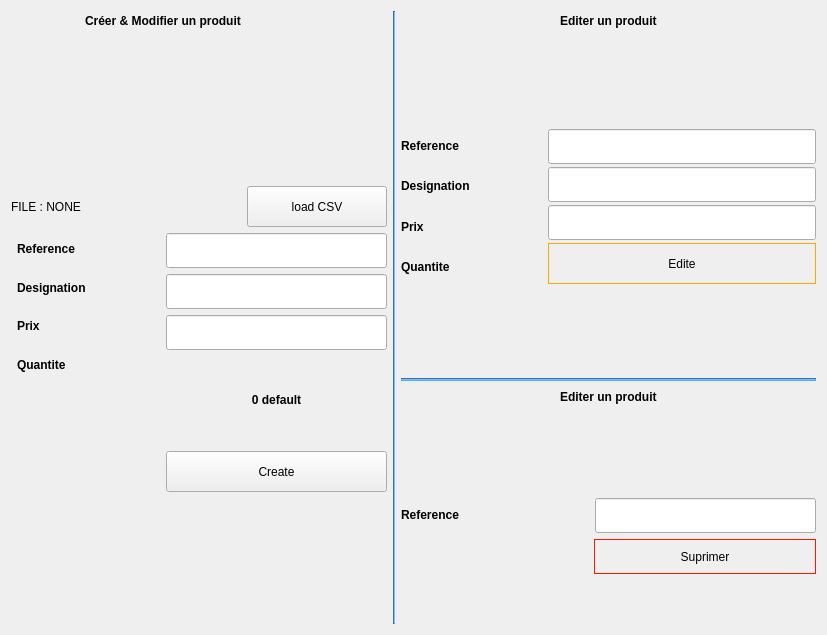
                <widget class="QWidget" name="tab">
                 <attribute name="title">
                  <string>Cree Del Edit</string>
                 </attribute>
                 <layout class="QGridLayout" name="gridLayout_5">
                  <item row="0" column="0" colspan="2">
                   <spacer name="horizontalSpacer_3">
                    <property name="orientation">
                     <enum>Qt::Horizontal</enum>
                    </property>
                    <property name="sizeHint" stdset="0">
                     <size>
                      <width>68</width>
                      <height>20</height>
                     </size>
                    </property>
                   </spacer>
                  </item>
                  <item row="0" column="2" colspan="2">
                   <widget class="QLabel" name="label_5">
                    <property name="text">
                     <string>&lt;html&gt;&lt;head/&gt;&lt;body&gt;&lt;p&gt;&lt;span style=&quot; font-weight:700;&quot;&gt;Créer &amp;amp; Modifier un produit&lt;/span&gt;&lt;/p&gt;&lt;/body&gt;&lt;/html&gt;</string>
                    </property>
                   </widget>
                  </item>
                  <item row="0" column="4">
                   <spacer name="horizontalSpacer_4">
                    <property name="orientation">
                     <enum>Qt::Horizontal</enum>
                    </property>
                    <property name="sizeHint" stdset="0">
                     <size>
                      <width>132</width>
                      <height>20</height>
                     </size>
                    </property>
                   </spacer>
                  </item>
                  <item row="0" column="5" rowspan="11">
                   <widget class="Line" name="line">
                    <property name="maximumSize">
                     <size>
                      <width>2</width>
                      <height>16777215</height>
                     </size>
                    </property>
                    <property name="styleSheet">
                     <string notr="true">background-color: rgb(85, 170, 255);</string>
                    </property>
                    <property name="orientation">
                     <enum>Qt::Vertical</enum>
                    </property>
                   </widget>
                  </item>
                  <item row="0" column="6">
                   <spacer name="horizontalSpacer_5">
                    <property name="orientation">
                     <enum>Qt::Horizontal</enum>
                    </property>
                    <property name="sizeHint" stdset="0">
                     <size>
                      <width>98</width>
                      <height>20</height>
                     </size>
                    </property>
                   </spacer>
                  </item>
                  <item row="0" column="7">
                   <widget class="QLabel" name="label_9">
                    <property name="text">
                     <string>&lt;html&gt;&lt;head/&gt;&lt;body&gt;&lt;p&gt;&lt;span style=&quot; font-weight:700;&quot;&gt;Editer un produit&lt;/span&gt;&lt;/p&gt;&lt;/body&gt;&lt;/html&gt;</string>
                    </property>
                   </widget>
                  </item>
                  <item row="0" column="8">
                   <spacer name="horizontalSpacer_6">
                    <property name="orientation">
                     <enum>Qt::Horizontal</enum>
                    </property>
                    <property name="sizeHint" stdset="0">
                     <size>
                      <width>144</width>
                      <height>20</height>
                     </size>
                    </property>
                   </spacer>
                  </item>
                  <item row="1" column="1" rowspan="2">
                   <spacer name="verticalSpacer_2">
                    <property name="orientation">
                     <enum>Qt::Vertical</enum>
                    </property>
                    <property name="sizeHint" stdset="0">
                     <size>
                      <width>20</width>
                      <height>80</height>
                     </size>
                    </property>
                   </spacer>
                  </item>
                  <item row="1" column="4" rowspan="2">
                   <spacer name="verticalSpacer_9">
                    <property name="orientation">
                     <enum>Qt::Vertical</enum>
                    </property>
                    <property name="sizeHint" stdset="0">
                     <size>
                      <width>20</width>
                      <height>80</height>
                     </size>
                    </property>
                   </spacer>
                  </item>
                  <item row="1" column="6">
                   <spacer name="verticalSpacer_4">
                    <property name="orientation">
                     <enum>Qt::Vertical</enum>
                    </property>
                    <property name="sizeHint" stdset="0">
                     <size>
                      <width>20</width>
                      <height>86</height>
                     </size>
                    </property>
                   </spacer>
                  </item>
                  <item row="1" column="8">
                   <spacer name="verticalSpacer_8">
                    <property name="orientation">
                     <enum>Qt::Vertical</enum>
                    </property>
                    <property name="sizeHint" stdset="0">
                     <size>
                      <width>20</width>
                      <height>80</height>
                     </size>
                    </property>
                   </spacer>
                  </item>
                  <item row="2" column="6" rowspan="3" colspan="3">
                   <layout class="QHBoxLayout" name="horizontalLayout_8">
                    <item>
                     <layout class="QVBoxLayout" name="verticalLayout_8">
                      <item>
                       <widget class="QLabel" name="label_13">
                        <property name="minimumSize">
                         <size>
                          <width>141</width>
                          <height>31</height>
                         </size>
                        </property>
                        <property name="text">
                         <string>&lt;html&gt;&lt;head/&gt;&lt;body&gt;&lt;p&gt;&lt;span style=&quot; font-weight:700;&quot;&gt;Reference&lt;/span&gt;&lt;/p&gt;&lt;/body&gt;&lt;/html&gt;</string>
                        </property>
                       </widget>
                      </item>
                      <item>
                       <widget class="QLabel" name="label_14">
                        <property name="minimumSize">
                         <size>
                          <width>141</width>
                          <height>31</height>
                         </size>
                        </property>
                        <property name="text">
                         <string>&lt;html&gt;&lt;head/&gt;&lt;body&gt;&lt;p&gt;&lt;span style=&quot; font-weight:700;&quot;&gt;Designation&lt;/span&gt;&lt;/p&gt;&lt;/body&gt;&lt;/html&gt;</string>
                        </property>
                       </widget>
                      </item>
                      <item>
                       <widget class="QLabel" name="label_15">
                        <property name="minimumSize">
                         <size>
                          <width>141</width>
                          <height>31</height>
                         </size>
                        </property>
                        <property name="text">
                         <string>&lt;html&gt;&lt;head/&gt;&lt;body&gt;&lt;p&gt;&lt;span style=&quot; font-weight:700;&quot;&gt;Prix&lt;/span&gt;&lt;/p&gt;&lt;/body&gt;&lt;/html&gt;</string>
                        </property>
                       </widget>
                      </item>
                      <item>
                       <widget class="QLabel" name="label_16">
                        <property name="minimumSize">
                         <size>
                          <width>141</width>
                          <height>31</height>
                         </size>
                        </property>
                        <property name="text">
                         <string>&lt;html&gt;&lt;head/&gt;&lt;body&gt;&lt;p&gt;&lt;span style=&quot; font-weight:700;&quot;&gt;Quantite&lt;/span&gt;&lt;/p&gt;&lt;/body&gt;&lt;/html&gt;</string>
                        </property>
                       </widget>
                      </item>
                     </layout>
                    </item>
                    <item>
                     <layout class="QVBoxLayout" name="verticalLayout_7">
                      <property name="spacing">
                       <number>3</number>
                      </property>
                      <item>
                       <widget class="QLineEdit" name="linedit_edit_reference">
                        <property name="minimumSize">
                         <size>
                          <width>221</width>
                          <height>35</height>
                         </size>
                        </property>
                        <property name="styleSheet">
                         <string notr="true"/>
                        </property>
                       </widget>
                      </item>
                      <item>
                       <widget class="QLineEdit" name="linedit_edit_des">
                        <property name="minimumSize">
                         <size>
                          <width>221</width>
                          <height>35</height>
                         </size>
                        </property>
                       </widget>
                      </item>
                      <item>
                       <widget class="QLineEdit" name="linedite_edit_prix">
                        <property name="minimumSize">
                         <size>
                          <width>221</width>
                          <height>35</height>
                         </size>
                        </property>
                       </widget>
                      </item>
                      <item>
                       <widget class="QPushButton" name="btn_edite_p">
                        <property name="minimumSize">
                         <size>
                          <width>140</width>
                          <height>41</height>
                         </size>
                        </property>
                        <property name="styleSheet">
                         <string notr="true">border: 1px solid #ffaa00;
	</string>
                        </property>
                        <property name="text">
                         <string>Edite</string>
                        </property>
                       </widget>
                      </item>
                     </layout>
                    </item>
                   </layout>
                  </item>
                  <item row="3" column="0" colspan="5">
                   <layout class="QHBoxLayout" name="horizontalLayout_12">
                    <item>
                     <widget class="QLabel" name="label_17">
                      <property name="minimumSize">
                       <size>
                        <width>141</width>
                        <height>31</height>
                       </size>
                      </property>
                      <property name="text">
                       <string>&lt;html&gt;&lt;head/&gt;&lt;body&gt;&lt;p&gt;&lt;span style=&quot; font-weight:700;&quot;&gt;FILE : &lt;/span&gt;&lt;span style=&quot; font-weight:700; font-style:italic; text-decoration: underline;&quot;&gt;NONE&lt;/span&gt;&lt;/p&gt;&lt;/body&gt;&lt;/html&gt;</string>
                      </property>
                     </widget>
                    </item>
                    <item>
                     <widget class="QPushButton" name="btn_create_p_csv">
                      <property name="minimumSize">
                       <size>
                        <width>140</width>
                        <height>41</height>
                       </size>
                      </property>
                      <property name="maximumSize">
                       <size>
                        <width>140</width>
                        <height>41</height>
                       </size>
                      </property>
                      <property name="styleSheet">
                       <string notr="true"/>
                      </property>
                      <property name="text">
                       <string>load CSV</string>
                      </property>
                     </widget>
                    </item>
                   </layout>
                  </item>
                  <item row="4" column="0" rowspan="3" colspan="3">
                   <layout class="QVBoxLayout" name="verticalLayout_6">
                    <property name="leftMargin">
                     <number>6</number>
                    </property>
                    <item>
                     <widget class="QLabel" name="label_6">
                      <property name="minimumSize">
                       <size>
                        <width>141</width>
                        <height>31</height>
                       </size>
                      </property>
                      <property name="text">
                       <string>&lt;html&gt;&lt;head/&gt;&lt;body&gt;&lt;p&gt;&lt;span style=&quot; font-weight:700;&quot;&gt;Reference&lt;/span&gt;&lt;/p&gt;&lt;/body&gt;&lt;/html&gt;</string>
                      </property>
                     </widget>
                    </item>
                    <item>
                     <widget class="QLabel" name="label_7">
                      <property name="minimumSize">
                       <size>
                        <width>141</width>
                        <height>31</height>
                       </size>
                      </property>
                      <property name="text">
                       <string>&lt;html&gt;&lt;head/&gt;&lt;body&gt;&lt;p&gt;&lt;span style=&quot; font-weight:700;&quot;&gt;Designation&lt;/span&gt;&lt;/p&gt;&lt;/body&gt;&lt;/html&gt;</string>
                      </property>
                     </widget>
                    </item>
                    <item>
                     <widget class="QLabel" name="label_8">
                      <property name="minimumSize">
                       <size>
                        <width>141</width>
                        <height>31</height>
                       </size>
                      </property>
                      <property name="text">
                       <string>&lt;html&gt;&lt;head/&gt;&lt;body&gt;&lt;p&gt;&lt;span style=&quot; font-weight:700;&quot;&gt;Prix&lt;/span&gt;&lt;/p&gt;&lt;/body&gt;&lt;/html&gt;</string>
                      </property>
                     </widget>
                    </item>
                    <item>
                     <widget class="QLabel" name="label_12">
                      <property name="minimumSize">
                       <size>
                        <width>141</width>
                        <height>31</height>
                       </size>
                      </property>
                      <property name="text">
                       <string>&lt;html&gt;&lt;head/&gt;&lt;body&gt;&lt;p&gt;&lt;span style=&quot; font-weight:700;&quot;&gt;Quantite&lt;/span&gt;&lt;/p&gt;&lt;/body&gt;&lt;/html&gt;</string>
                      </property>
                     </widget>
                    </item>
                   </layout>
                  </item>
                  <item row="4" column="3" rowspan="5" colspan="2">
                   <layout class="QVBoxLayout" name="verticalLayout_5">
                    <item>
                     <widget class="QLineEdit" name="linedit_reference">
                      <property name="minimumSize">
                       <size>
                        <width>221</width>
                        <height>35</height>
                       </size>
                      </property>
                      <property name="styleSheet">
                       <string notr="true"/>
                      </property>
                     </widget>
                    </item>
                    <item>
                     <widget class="QLineEdit" name="linedit_designation">
                      <property name="minimumSize">
                       <size>
                        <width>221</width>
                        <height>35</height>
                       </size>
                      </property>
                     </widget>
                    </item>
                    <item>
                     <widget class="QLineEdit" name="linedit_prix">
                      <property name="minimumSize">
                       <size>
                        <width>221</width>
                        <height>35</height>
                       </size>
                      </property>
                     </widget>
                    </item>
                    <item>
                     <widget class="QLabel" name="label_27">
                      <property name="minimumSize">
                       <size>
                        <width>141</width>
                        <height>31</height>
                       </size>
                      </property>
                      <property name="text">
                       <string>&lt;html&gt;&lt;head/&gt;&lt;body&gt;&lt;p align=&quot;center&quot;&gt;&lt;span style=&quot; font-weight:700;&quot;&gt;0 default&lt;/span&gt;&lt;/p&gt;&lt;/body&gt;&lt;/html&gt;</string>
                      </property>
                     </widget>
                    </item>
                    <item>
                     <widget class="QPushButton" name="btn_create_p">
                      <property name="minimumSize">
                       <size>
                        <width>140</width>
                        <height>41</height>
                       </size>
                      </property>
                      <property name="styleSheet">
                       <string notr="true"/>
                      </property>
                      <property name="text">
                       <string>Create</string>
                      </property>
                     </widget>
                    </item>
                   </layout>
                  </item>
                  <item row="5" column="7">
                   <spacer name="verticalSpacer_15">
                    <property name="orientation">
                     <enum>Qt::Vertical</enum>
                    </property>
                    <property name="sizeHint" stdset="0">
                     <size>
                      <width>20</width>
                      <height>82</height>
                     </size>
                    </property>
                   </spacer>
                  </item>
                  <item row="6" column="6" colspan="3">
                   <widget class="Line" name="line_3">
                    <property name="maximumSize">
                     <size>
                      <width>16777215</width>
                      <height>3</height>
                     </size>
                    </property>
                    <property name="styleSheet">
                     <string notr="true">background-color: rgb(85, 170, 255);</string>
                    </property>
                    <property name="orientation">
                     <enum>Qt::Horizontal</enum>
                    </property>
                   </widget>
                  </item>
                  <item row="7" column="6">
                   <spacer name="horizontalSpacer_14">
                    <property name="orientation">
                     <enum>Qt::Horizontal</enum>
                    </property>
                    <property name="sizeHint" stdset="0">
                     <size>
                      <width>152</width>
                      <height>20</height>
                     </size>
                    </property>
                   </spacer>
                  </item>
                  <item row="7" column="7">
                   <widget class="QLabel" name="label_29">
                    <property name="text">
                     <string>&lt;html&gt;&lt;head/&gt;&lt;body&gt;&lt;p&gt;&lt;span style=&quot; font-weight:700;&quot;&gt;Editer un produit&lt;/span&gt;&lt;/p&gt;&lt;/body&gt;&lt;/html&gt;</string>
                    </property>
                   </widget>
                  </item>
                  <item row="7" column="8">
                   <spacer name="horizontalSpacer_13">
                    <property name="orientation">
                     <enum>Qt::Horizontal</enum>
                    </property>
                    <property name="sizeHint" stdset="0">
                     <size>
                      <width>151</width>
                      <height>20</height>
                     </size>
                    </property>
                   </spacer>
                  </item>
                  <item row="8" column="0" rowspan="3">
                   <spacer name="verticalSpacer_3">
                    <property name="orientation">
                     <enum>Qt::Vertical</enum>
                    </property>
                    <property name="sizeHint" stdset="0">
                     <size>
                      <width>20</width>
                      <height>179</height>
                     </size>
                    </property>
                   </spacer>
                  </item>
                  <item row="8" column="7">
                   <spacer name="verticalSpacer_7">
                    <property name="orientation">
                     <enum>Qt::Vertical</enum>
                    </property>
                    <property name="sizeHint" stdset="0">
                     <size>
                      <width>20</width>
                      <height>79</height>
                     </size>
                    </property>
                   </spacer>
                  </item>
                  <item row="9" column="3" rowspan="2">
                   <spacer name="verticalSpacer_6">
                    <property name="orientation">
                     <enum>Qt::Vertical</enum>
                    </property>
                    <property name="sizeHint" stdset="0">
                     <size>
                      <width>20</width>
                      <height>126</height>
                     </size>
                    </property>
                   </spacer>
                  </item>
                  <item row="9" column="6" colspan="3">
                   <layout class="QVBoxLayout" name="verticalLayout_11">
                    <item>
                     <layout class="QHBoxLayout" name="horizontalLayout_5">
                      <property name="spacing">
                       <number>5</number>
                      </property>
                      <item>
                       <widget class="QLabel" name="label_28">
                        <property name="minimumSize">
                         <size>
                          <width>189</width>
                          <height>31</height>
                         </size>
                        </property>
                        <property name="text">
                         <string>&lt;html&gt;&lt;head/&gt;&lt;body&gt;&lt;p&gt;&lt;span style=&quot; font-weight:700;&quot;&gt;Reference&lt;/span&gt;&lt;/p&gt;&lt;/body&gt;&lt;/html&gt;</string>
                        </property>
                       </widget>
                      </item>
                      <item>
                       <widget class="QLineEdit" name="linedit_delete_p">
                        <property name="minimumSize">
                         <size>
                          <width>221</width>
                          <height>35</height>
                         </size>
                        </property>
                        <property name="styleSheet">
                         <string notr="true"/>
                        </property>
                       </widget>
                      </item>
                     </layout>
                    </item>
                    <item>
                     <layout class="QHBoxLayout" name="horizontalLayout_9">
                      <item>
                       <spacer name="horizontalSpacer_11">
                        <property name="orientation">
                         <enum>Qt::Horizontal</enum>
                        </property>
                        <property name="sizeHint" stdset="0">
                         <size>
                          <width>168</width>
                          <height>20</height>
                         </size>
                        </property>
                       </spacer>
                      </item>
                      <item>
                       <widget class="QPushButton" name="btn_delete_p">
                        <property name="minimumSize">
                         <size>
                          <width>222</width>
                          <height>35</height>
                         </size>
                        </property>
                        <property name="maximumSize">
                         <size>
                          <width>221</width>
                          <height>35</height>
                         </size>
                        </property>
                        <property name="styleSheet">
                         <string notr="true">border: 1px solid rgb(255, 21, 0);
</string>
                        </property>
                        <property name="text">
                         <string>Suprimer</string>
                        </property>
                       </widget>
                      </item>
                     </layout>
                    </item>
                   </layout>
                  </item>
                  <item row="10" column="7">
                   <spacer name="verticalSpacer_17">
                    <property name="orientation">
                     <enum>Qt::Vertical</enum>
                    </property>
                    <property name="sizeHint" stdset="0">
                     <size>
                      <width>20</width>
                      <height>23</height>
                     </size>
                    </property>
                   </spacer>
                  </item>
                 </layout>
                </widget>
